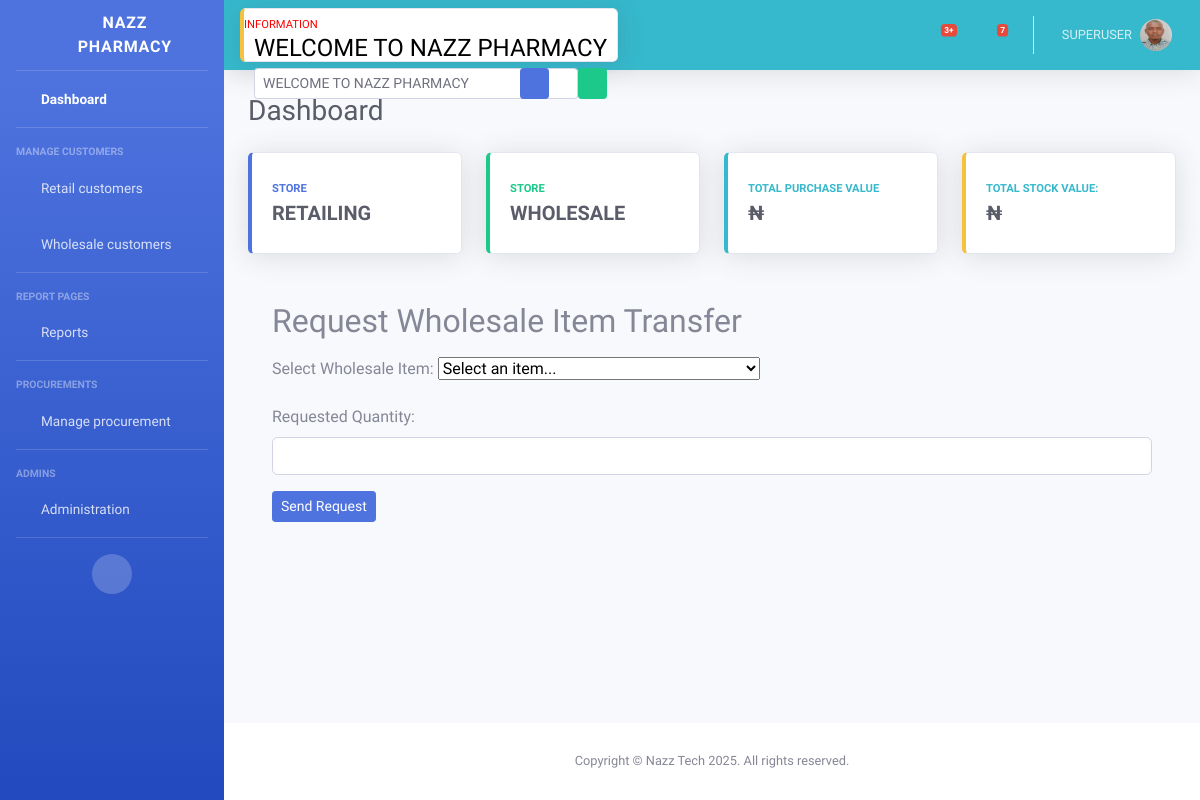
Screenshot of /transfer_wholesale/ (signed in) with the database file from the repository.
### userauth/models.py (models this page shows, shortened)
class User(AbstractUser):
    username = models.CharField(max_length=200, null=True, blank=True)
    mobile = models.CharField(max_length=20, unique=True)
    USERNAME_FIELD = 'mobile'
    REQUIRED_FIELDS = ['username']

class Profile(models.Model):
    user = models.OneToOneField(User, on_delete=models.CASCADE)
    image = models.ImageField(upload_to='uploads/images/', blank=True, null=True)
    full_name = models.CharField(max_length=200, blank=True, null=True)
    user_type = models.CharField(max_length=200, choices=USER_TYPE, blank=True, null=True)

### wholesale/views.py (the view, shortened to what this page needs)
# urls.py: path("transfer_wholesale/", views.create_transfer_request, name="create_transfer_request"),
@login_required
def create_transfer_request(request):
    if request.user.is_authenticated:
        if request.method == "GET":
            wholesale_items = WholesaleItem.objects.all().order_by('name')
            return render(request, "store/retail_transfer_request.html", {"wholesale_items": wholesale_items})
    return redirect('store:index')

### store/context_processors.py (called while the page is built)
def marquee_context(request):
    return {
        'marquee_text': cache.get('marquee_text', 'WELCOME TO NAZZ PHARMACY')
    }

### templates/store/retail_transfer_request.html (shortened to what this page needs)
{% extends "partials/base.html" %}
{% block content %}
<div class="container mt-4">
    <h2>Request Wholesale Item Transfer</h2>
    <form hx-post="{% url 'wholesale:create_transfer_request' %}"
          hx-target="#transfer-response"
          hx-swap="innerHTML"
          hx-indicator="#loading">
        <div class="form-group mb-3">
            <label for="item_id" class="form-label">Select Wholesale Item:</label>
            <select name="item_id" id="item_id" class="form-select" required>
                <option value="">Select an item...</option>
            </select>
        </div>
        <div class="form-group mb-3">
            <label for="requested_quantity" class="form-label">Requested Quantity:</label>
            <input type="number"
                   name="requested_quantity"
                   id="requested_quantity"
                   class="form-control"
                   min="1"
                   required>
        </div>
        <button type="submit" class="btn btn-sm btn-primary">
            Send Request
        </button>
    </form>
</div>
{% endblock %}

### templates/partials/base.html (shortened to what this page needs)
{% load static %}
{% load humanize %}
<!DOCTYPE html>
<html lang="en">
<head>
    <link href="{% static 'vendor/fontawesome-free/css/all.min.css' %}" rel="stylesheet" type="text/css">
    <link href="{% static 'css/sb-admin-2.min.css' %}" rel="stylesheet">
</head>
<body id="page-top">
    <div id="wrapper">
        <ul class="navbar-nav bg-gradient-primary sidebar sidebar-dark accordion" id="accordionSidebar">
            <a class="sidebar-brand d-flex align-items-center justify-content-center"
                href="{% url 'store:dashboard' %}">
                <div class="sidebar-brand-icon rotate-n-15">
                    <i class="fas fa-prescription"></i>
                </div>
                <div class="sidebar-brand-text mx-3">NAZZ PHARMACY</div>
            </a>
            <hr class="sidebar-divider my-0">
            <li class="nav-item active">
                <a class="nav-link" href="{% url 'store:dashboard' %}">
                    <i class="fas fa-fw fa-tachometer-alt"></i>
                    <span>Dashboard</span></a>
            </li>
            <hr class="sidebar-divider">
            <div class="sidebar-heading">
                manage customers
            </div>
            <li class="nav-item">
                <a class="nav-link collapsed" href="#" data-toggle="collapse" data-target="#collapseRetail"
                    aria-expanded="true" aria-controls="collapseRetail">
                    <i class="fas fa-fw fa-users"></i>
                    <span>Retail customers</span>
                </a>
            </li>
            <li class="nav-item">
                <a class="nav-link collapsed" href="#" data-toggle="collapse" data-target="#collapseWholesale"
                    aria-expanded="true" aria-controls="collapseWholesale">
                    <i class="fas fa-fw fa-users"></i>
                    <span>Wholesale customers</span>
                </a>
            </li>
            <hr class="sidebar-divider">
            <div class="sidebar-heading">
                Report Pages
            </div>
            <li class="nav-item">
                <a class="nav-link collapsed" href="#" data-toggle="collapse" data-target="#collapseReport"
                    aria-expanded="true" aria-controls="collapseReport">
                    <i class="fas fa-fw fa-chart-line"></i>
                    <span>Reports</span>
                </a>
            </li>
            <hr class="sidebar-divider">
            <div class="sidebar-heading">
                Procurements
            </div>
            <li class="nav-item">
                <a class="nav-link collapsed" href="#" data-toggle="collapse" data-target="#collapsePages"
                    aria-expanded="true" aria-controls="collapsePages">
                    <i class="fas fa-fw fa-truck"></i>
                    <span>Manage procurement</span>
                </a>
            </li>
            <hr class="sidebar-divider">
            <div class="sidebar-heading">
                Admins
            </div>
            <li class="nav-item ">
                <a class="nav-link collapsed" href="#" data-toggle="collapse" data-target="#collapseAdmin"
                    aria-expanded="true" aria-controls="collapseReport">
                    <i class="fas fa-fw fa-user-cog"></i>
                    <span>Administration</span>
                </a>
            </li>
            <hr class="sidebar-divider d-none d-md-block">
            <div class="text-center d-none d-md-inline">
                <button class="rounded-circle border-0 lg" id="sidebarToggle"></button>
            </div>
        </ul>
        <div id="content-wrapper" class="d-flex flex-column">
            <div id="content">
                <nav class="navbar navbar-expand navbar-dark bg-info topbar mb-4 static-top shadow">
                    <div class="card border-left-warning shadow h-100 py-2">
                        <div class="card-head text-xs" style="color: red;">
                            INFORMATION
                            <div class="marquee-container">
                                <div id="marquee-wrapper" class="d-flex align-items-center">
                                    <marquee id="dynamic-marquee" behavior="" direction="">
                                        <h4 class="marquee-text">{% if marquee_text %}{{ marquee_text }}{% else %}WELCOME TO NAZZ PHARMACY{% endif %}</h4>
                                    </marquee>
                                </div>
                                <div id="marquee-edit" style="display: none;" class="d-flex align-items-center">
                                    <input type="text"
                                           id="marquee-input"
                                           class="form-control form-control-sm me-2"
                                           value="{% if marquee_text %}{{ marquee_text }}{% else %}WELCOME TO NAZZ PHARMACY{% endif %}">
                                           {% if user.is_superuser %}
                                           <button class="btn btn-sm btn-primary ms-2 mx-5"
                                                   onclick="toggleMarqueeEdit()"
                                                   style="position: absolute; right: 10px; z-index: 1000;">
                                               <i class="fas fa-edit"></i>
                                           </button>
                                       {% endif %}
                                    <button class="btn btn-sm btn-success me-1" onclick="saveMarquee()">
                                        <i class="fas fa-save"></i>
                                    </button>
                                </div>
                            </div>
                        </div>
                    </div>
                    <ul class="navbar-nav ml-auto">
                        <li class="nav-item dropdown no-arrow mx-1">
                            <a class="nav-link dropdown-toggle" href="#" id="alertsDropdown" role="button"
                                data-toggle="dropdown" aria-haspopup="true" aria-expanded="false">
                                <i class="fas fa-bell fa-fw"></i>
                                <span class="badge badge-danger badge-counter">3+</span>
                            </a>
                        </li>
                        <li class="nav-item dropdown no-arrow mx-1">
                            <a class="nav-link dropdown-toggle" href="#" id="messagesDropdown" role="button"
                                data-toggle="dropdown" aria-haspopup="true" aria-expanded="false">
                                <i class="fas fa-envelope fa-fw"></i>
                                <span class="badge badge-danger badge-counter">7</span>
                            </a>
                        </li>
                        {% if user.is_authenticated %}
                        <li class="nav-item dropdown no-arrow">
                            <a class="nav-link dropdown-toggle" href="#" id="userDropdown" role="button"
                                data-toggle="dropdown" aria-haspopup="true" aria-expanded="false">
                                <span class="mr-2 d-none d-lg-inline text-white-600 small">
                                    {{ user.username|upper }}</span>
                                <img class="img-profile rounded-circle"
                                    src="{% if user.profile.image %}{{ user.profile.image.url }}{% else %}{% static 'img/undraw_profile.svg' %}{% endif %}">
                            </a>
                        </li>
                        {% else %}
                        <a href="{% url 'store:index' %}" class="btn btn-outline-light btn-sm my-3"
                            style="font-weight: bolder;">Login</a>
                        {% endif %}
                    </ul>
                </nav>
                <div class="container-fluid">
                    <div class="d-sm-flex align-items-center justify-content-between mb-4">
                        <h1 class="h3 mb-0 text-gray-800">Dashboard</h1>
                    </div>
                    <div class="row">
                        <a href="{% url 'store:store' %}" class="col-xl-3 col-md-6 mb-4 nazz"
                            style="text-decoration: none;">
                            <div class="card border-left-primary shadow h-100 py-2">
                                <div class="card-body">
                                    <div class="row no-gutters align-items-center">
                                        <div class="col mr-2">
                                            <div class="text-xs font-weight-bold text-primary text-uppercase mb-1">
                                                STORE</div>
                                            <div class="h5 mb-0 font-weight-bold text-gray-800">RETAILING</div>
                                        </div>
                                        <div class="col-auto">
                                            <i class="fas fa-store fa-2x text-gray-300"></i>
                                        </div>
                                    </div>
                                </div>
                            </div>
                        </a>
                        <a href="{% url 'wholesale:wholesales' %}" class="col-xl-3 col-md-6 mb-4 nazz"
                            style="text-decoration: none;">
                            <div class="card border-left-success shadow h-100 py-2">
                                <div class="card-body">
                                    <div class="row no-gutters align-items-center">
                                        <div class="col mr-2">
                                            <div class="text-xs font-weight-bold text-success text-uppercase mb-1">
                                                STORE</div>
                                            <div class="h5 mb-0 font-weight-bold text-gray-800">WHOLESALE</div>
                                        </div>
                                        <div class="col-auto">
                                            <i class="fas fa-store fa-2x text-gray-300"></i>
                                        </div>
                                    </div>
                                </div>
                            </div>
                        </a>
                        <div class="col-xl-3 col-md-6 mb-4">
                            <div class="card border-left-info shadow h-100 py-2">
                                <div class="card-body">
                                    <div class="row no-gutters align-items-center">
                                        <div class="col mr-2">
                                            <div class="text-xs font-weight-bold text-info text-uppercase mb-1">TOTAL
                                                PURCHASE VALUE
                                            </div>
                                            <div class="row no-gutters align-items-center">
                                                <div class="col-auto">
                                                    <div class="h5 mb-0 mr-3 font-weight-bold text-gray-800">
                                                        {% if request.user.is_superuser or is_staff %}
                                                        ₦{{total_purchase_value|intcomma}}
                                                        {% endif %}
                                                    </div>
                                                </div>
                                            </div>
                                        </div>
                                        <div class="col-auto">
                                            <i class="fas fa-dollar-sign fa-2x text-gray-300"></i>
                                        </div>
                                    </div>
                                </div>
                            </div>
                        </div>
                        <div class="col-xl-3 col-md-6 mb-4">
                            <div class="card border-left-warning shadow h-100 py-2">
                                <div class="card-body">
                                    <div class="row no-gutters align-items-center">
                                        <div class="col mr-2">
                                            <div class="text-xs font-weight-bold text-info text-uppercase mb-1">
                                                TOTAL STOCK VALUE:</div>
                                            <div class="h5 mb-0 font-weight-bold text-gray-800">₦{{total_stock_value|intcomma}}
                                            </div>
                                        </div>
                                        <div class="col-auto">
                                            <i class="fas fa-dollar-sign fa-2x text-gray-300"></i>
                                        </div>
                                    </div>
                                </div>
                            </div>
                        </div>
                    </div>
                    <div class="row">
                        <div class="col-12">
                            {% block content %}{% endblock content %}
                        </div>
                    </div>
                </div>
            </div>
            <footer class="sticky-footer bg-white">
                <div class="container my-auto">
                    <div class="copyright text-center my-auto">
                        <span>Copyright &copy; Nazz Tech <span>2025</span>. All rights reserved.</span>
                    </div>
                </div>
            </footer>
        </div>
    </div>
</body>
</html>

### templates/partials/base.html (style rules this page uses)
.marquee-container { position: relative; width: 100%; padding: 0 10px; }
#marquee-wrapper, #marquee-edit { width: 100%; position: relative; }
#marquee-edit { padding: 5px 0; }
.marquee-text { margin: 0; color: black; }

### rows the page displays
User: username "SUPERUSER", image (picture)

### other values shown
{{ marquee_text }} "WELCOME TO NAZZ PHARMACY"
